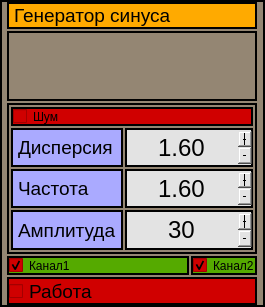
<?xml version="1.0" encoding="UTF-8"?>
<ui version="4.0">
 <class>WindowSinusSource</class>
 <widget class="QWidget" name="WindowSinusSource">
  <property name="geometry">
   <rect>
    <x>0</x>
    <y>0</y>
    <width>265</width>
    <height>307</height>
   </rect>
  </property>
  <property name="sizePolicy">
   <sizepolicy hsizetype="Preferred" vsizetype="Preferred">
    <horstretch>0</horstretch>
    <verstretch>0</verstretch>
   </sizepolicy>
  </property>
  <property name="windowTitle">
   <string>WindowSinusSource</string>
  </property>
  <property name="styleSheet">
   <string notr="true">QWidget
{
border: 2px solid line black;
	background-color: rgb(148, 134, 115);
	font: 14pt &quot;Sans Serif&quot;;
}
QLineEdit
{
border: 2px solid line black;
	
	background-color: rgb(227, 227, 227);
}

QDoubleSpinBox
{
border: 2px solid line black;
	
	background-color: rgb(227, 227, 227);
}

QSpinBox
{
border: 2px solid line black;
	
	background-color: rgb(227, 227, 227);
}

</string>
  </property>
  <layout class="QGridLayout" name="gridLayout_2">
   <property name="leftMargin">
    <number>2</number>
   </property>
   <property name="topMargin">
    <number>2</number>
   </property>
   <property name="rightMargin">
    <number>2</number>
   </property>
   <property name="bottomMargin">
    <number>2</number>
   </property>
   <property name="spacing">
    <number>2</number>
   </property>
   <item row="1" column="0">
    <widget class="QLabel" name="label_2">
     <property name="sizePolicy">
      <sizepolicy hsizetype="MinimumExpanding" vsizetype="Preferred">
       <horstretch>0</horstretch>
       <verstretch>0</verstretch>
      </sizepolicy>
     </property>
     <property name="maximumSize">
      <size>
       <width>250</width>
       <height>70</height>
      </size>
     </property>
     <property name="text">
      <string/>
     </property>
     <property name="pixmap">
      <pixmap>D:/Картинки/Sinus3.png</pixmap>
     </property>
     <property name="scaledContents">
      <bool>true</bool>
     </property>
    </widget>
   </item>
   <item row="4" column="0">
    <widget class="QCheckBox" name="checkWorkBlock">
     <property name="sizePolicy">
      <sizepolicy hsizetype="Minimum" vsizetype="Fixed">
       <horstretch>0</horstretch>
       <verstretch>0</verstretch>
      </sizepolicy>
     </property>
     <property name="font">
      <font>
       <pointsize>14</pointsize>
       <italic>false</italic>
       <bold>false</bold>
      </font>
     </property>
     <property name="styleSheet">
      <string notr="true">QCheckBox
{
border: 2px solid line black;
	
	
	background-color: rgb(208, 0, 0);
}

QCheckBox::checked
{
border: 2px solid line black;
	
	background-color: rgb(85, 170, 0);
}</string>
     </property>
     <property name="text">
      <string>Работа</string>
     </property>
    </widget>
   </item>
   <item row="2" column="0">
    <widget class="QGroupBox" name="groupBox">
     <property name="sizePolicy">
      <sizepolicy hsizetype="Minimum" vsizetype="Preferred">
       <horstretch>0</horstretch>
       <verstretch>0</verstretch>
      </sizepolicy>
     </property>
     <property name="font">
      <font>
       <pointsize>14</pointsize>
       <italic>false</italic>
       <bold>false</bold>
      </font>
     </property>
     <property name="title">
      <string/>
     </property>
     <property name="alignment">
      <set>Qt::AlignCenter</set>
     </property>
     <layout class="QGridLayout" name="gridLayout">
      <property name="leftMargin">
       <number>2</number>
      </property>
      <property name="topMargin">
       <number>2</number>
      </property>
      <property name="rightMargin">
       <number>2</number>
      </property>
      <property name="bottomMargin">
       <number>2</number>
      </property>
      <property name="spacing">
       <number>2</number>
      </property>
      <item row="1" column="1">
       <widget class="QLabel" name="label_5">
        <property name="sizePolicy">
         <sizepolicy hsizetype="Minimum" vsizetype="Preferred">
          <horstretch>0</horstretch>
          <verstretch>0</verstretch>
         </sizepolicy>
        </property>
        <property name="font">
         <font>
          <pointsize>14</pointsize>
          <italic>false</italic>
          <bold>false</bold>
         </font>
        </property>
        <property name="styleSheet">
         <string notr="true">QLabel
{
border: 2px solid line black;
	
	background-color: rgb(170, 170, 255);
}</string>
        </property>
        <property name="text">
         <string>Дисперсия</string>
        </property>
       </widget>
      </item>
      <item row="3" column="2">
       <widget class="QSpinBox" name="SpinAmp">
        <property name="sizePolicy">
         <sizepolicy hsizetype="Preferred" vsizetype="Fixed">
          <horstretch>0</horstretch>
          <verstretch>0</verstretch>
         </sizepolicy>
        </property>
        <property name="minimumSize">
         <size>
          <width>70</width>
          <height>40</height>
         </size>
        </property>
        <property name="font">
         <font>
          <pointsize>18</pointsize>
          <italic>false</italic>
          <bold>false</bold>
         </font>
        </property>
        <property name="styleSheet">
         <string notr="true">QSpinBox
{
	font: 75 18pt &quot;PT Sans&quot;;
}</string>
        </property>
        <property name="alignment">
         <set>Qt::AlignCenter</set>
        </property>
        <property name="buttonSymbols">
         <enum>QAbstractSpinBox::PlusMinus</enum>
        </property>
        <property name="minimum">
         <number>0</number>
        </property>
        <property name="maximum">
         <number>400</number>
        </property>
        <property name="singleStep">
         <number>5</number>
        </property>
        <property name="value">
         <number>30</number>
        </property>
       </widget>
      </item>
      <item row="2" column="2">
       <widget class="QDoubleSpinBox" name="SpinFreq">
        <property name="sizePolicy">
         <sizepolicy hsizetype="Minimum" vsizetype="Preferred">
          <horstretch>0</horstretch>
          <verstretch>0</verstretch>
         </sizepolicy>
        </property>
        <property name="font">
         <font>
          <pointsize>18</pointsize>
          <italic>false</italic>
          <bold>false</bold>
         </font>
        </property>
        <property name="styleSheet">
         <string notr="true">QDoubleSpinBox
{
	font: 75 18pt &quot;PT Sans&quot;;
}</string>
        </property>
        <property name="alignment">
         <set>Qt::AlignCenter</set>
        </property>
        <property name="buttonSymbols">
         <enum>QAbstractSpinBox::PlusMinus</enum>
        </property>
        <property name="minimum">
         <double>0.200000000000000</double>
        </property>
        <property name="maximum">
         <double>4.000000000000000</double>
        </property>
        <property name="singleStep">
         <double>0.200000000000000</double>
        </property>
        <property name="value">
         <double>1.600000000000000</double>
        </property>
       </widget>
      </item>
      <item row="2" column="1">
       <widget class="QLabel" name="label_3">
        <property name="sizePolicy">
         <sizepolicy hsizetype="Minimum" vsizetype="Preferred">
          <horstretch>0</horstretch>
          <verstretch>0</verstretch>
         </sizepolicy>
        </property>
        <property name="font">
         <font>
          <pointsize>14</pointsize>
          <italic>false</italic>
          <bold>false</bold>
         </font>
        </property>
        <property name="styleSheet">
         <string notr="true">QLabel
{
border: 2px solid line black;
	
	background-color: rgb(170, 170, 255);
}</string>
        </property>
        <property name="text">
         <string>Частота</string>
        </property>
       </widget>
      </item>
      <item row="0" column="1" colspan="2">
       <widget class="QCheckBox" name="checkNoize">
        <property name="styleSheet">
         <string notr="true">QCheckBox
{
border: 2px solid line black;
	
	
	background-color: rgb(208, 0, 0);
}

QCheckBox::checked
{
border: 2px solid line black;
	
	background-color: rgb(85, 170, 0);
}</string>
        </property>
        <property name="text">
         <string>Шум</string>
        </property>
       </widget>
      </item>
      <item row="3" column="1">
       <widget class="QLabel" name="label_4">
        <property name="sizePolicy">
         <sizepolicy hsizetype="Maximum" vsizetype="Preferred">
          <horstretch>0</horstretch>
          <verstretch>0</verstretch>
         </sizepolicy>
        </property>
        <property name="font">
         <font>
          <pointsize>14</pointsize>
          <italic>false</italic>
          <bold>false</bold>
         </font>
        </property>
        <property name="styleSheet">
         <string notr="true">QLabel
{
border: 2px solid line black;
	
	background-color: rgb(170, 170, 255);
}</string>
        </property>
        <property name="text">
         <string>Амплитуда</string>
        </property>
       </widget>
      </item>
      <item row="1" column="2">
       <widget class="QDoubleSpinBox" name="spinNoizeAmplitude">
        <property name="sizePolicy">
         <sizepolicy hsizetype="Minimum" vsizetype="Minimum">
          <horstretch>0</horstretch>
          <verstretch>0</verstretch>
         </sizepolicy>
        </property>
        <property name="font">
         <font>
          <pointsize>18</pointsize>
          <italic>false</italic>
          <bold>false</bold>
         </font>
        </property>
        <property name="styleSheet">
         <string notr="true">QDoubleSpinBox
{
	font: 75 18pt &quot;PT Sans&quot;;
}</string>
        </property>
        <property name="alignment">
         <set>Qt::AlignCenter</set>
        </property>
        <property name="buttonSymbols">
         <enum>QAbstractSpinBox::PlusMinus</enum>
        </property>
        <property name="minimum">
         <double>0.500000000000000</double>
        </property>
        <property name="maximum">
         <double>12.000000000000000</double>
        </property>
        <property name="singleStep">
         <double>0.500000000000000</double>
        </property>
        <property name="value">
         <double>1.600000000000000</double>
        </property>
       </widget>
      </item>
     </layout>
    </widget>
   </item>
   <item row="0" column="0">
    <widget class="QLabel" name="label">
     <property name="sizePolicy">
      <sizepolicy hsizetype="Minimum" vsizetype="Maximum">
       <horstretch>0</horstretch>
       <verstretch>0</verstretch>
      </sizepolicy>
     </property>
     <property name="font">
      <font>
       <pointsize>14</pointsize>
       <italic>false</italic>
       <bold>false</bold>
      </font>
     </property>
     <property name="styleSheet">
      <string notr="true">QLabel
{
border: 2px solid line black;
	
	background-color: rgb(255, 170, 0);
}</string>
     </property>
     <property name="text">
      <string>Генератор синуса</string>
     </property>
    </widget>
   </item>
   <item row="3" column="0">
    <layout class="QHBoxLayout" name="horizontalLayout">
     <property name="spacing">
      <number>2</number>
     </property>
     <property name="topMargin">
      <number>0</number>
     </property>
     <item>
      <widget class="QCheckBox" name="checkChannel1">
       <property name="sizePolicy">
        <sizepolicy hsizetype="Minimum" vsizetype="Fixed">
         <horstretch>0</horstretch>
         <verstretch>0</verstretch>
        </sizepolicy>
       </property>
       <property name="styleSheet">
        <string notr="true">QCheckBox
{
border: 2px solid line black;
	
	
	background-color: rgb(208, 0, 0);
}

QCheckBox::checked
{
border: 2px solid line black;
	
	background-color: rgb(85, 170, 0);
}</string>
       </property>
       <property name="text">
        <string>Канал1</string>
       </property>
       <property name="checked">
        <bool>true</bool>
       </property>
      </widget>
     </item>
     <item>
      <widget class="QCheckBox" name="checkChannel2">
       <property name="sizePolicy">
        <sizepolicy hsizetype="Maximum" vsizetype="Fixed">
         <horstretch>0</horstretch>
         <verstretch>0</verstretch>
        </sizepolicy>
       </property>
       <property name="styleSheet">
        <string notr="true">QCheckBox
{
border: 2px solid line black;
	
	
	background-color: rgb(208, 0, 0);
}

QCheckBox::checked
{
border: 2px solid line black;
	
	background-color: rgb(85, 170, 0);
}</string>
       </property>
       <property name="text">
        <string>Канал2</string>
       </property>
       <property name="checked">
        <bool>true</bool>
       </property>
      </widget>
     </item>
    </layout>
   </item>
  </layout>
 </widget>
 <layoutdefault spacing="6" margin="11"/>
 <resources/>
 <connections/>
</ui>
